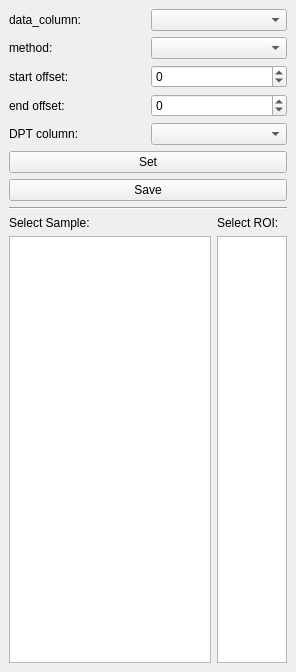
<?xml version="1.0" encoding="UTF-8"?>
<ui version="4.0">
 <class>ControlsDock</class>
 <widget class="QDockWidget" name="ControlsDock">
  <property name="geometry">
   <rect>
    <x>0</x>
    <y>0</y>
    <width>296</width>
    <height>672</height>
   </rect>
  </property>
  <property name="windowTitle">
   <string>Co&amp;ntrols</string>
  </property>
  <widget class="QWidget" name="dockWidgetContents">
   <layout class="QVBoxLayout" name="verticalLayout_3">
    <item>
     <layout class="QHBoxLayout" name="horizontalLayout">
      <item>
       <widget class="QLabel" name="label">
        <property name="text">
         <string>data_column: </string>
        </property>
       </widget>
      </item>
      <item>
       <widget class="ComboBox" name="comboBox_data_column">
        <property name="toolTip">
         <string>data column from which stimulus periods will be extracted</string>
        </property>
       </widget>
      </item>
     </layout>
    </item>
    <item>
     <layout class="QHBoxLayout" name="horizontalLayout_2">
      <item>
       <widget class="QLabel" name="label_2">
        <property name="text">
         <string>method: </string>
        </property>
       </widget>
      </item>
      <item>
       <widget class="ComboBox" name="comboBox_method">
        <property name="toolTip">
         <string>method for creating the tuning curve</string>
        </property>
       </widget>
      </item>
     </layout>
    </item>
    <item>
     <layout class="QHBoxLayout" name="horizontalLayout_3">
      <item>
       <widget class="QLabel" name="label_3">
        <property name="text">
         <string>start offset:</string>
        </property>
       </widget>
      </item>
      <item>
       <widget class="QSpinBox" name="spinBox_start_offset">
        <property name="toolTip">
         <string>start offset</string>
        </property>
        <property name="minimum">
         <number>-1000</number>
        </property>
        <property name="maximum">
         <number>1000</number>
        </property>
       </widget>
      </item>
     </layout>
    </item>
    <item>
     <layout class="QHBoxLayout" name="horizontalLayout_4">
      <item>
       <widget class="QLabel" name="label_4">
        <property name="text">
         <string>end offset:</string>
        </property>
       </widget>
      </item>
      <item>
       <widget class="QSpinBox" name="spinBox_end_offset">
        <property name="toolTip">
         <string>end offset</string>
        </property>
        <property name="minimum">
         <number>-1000</number>
        </property>
        <property name="maximum">
         <number>1000</number>
        </property>
       </widget>
      </item>
     </layout>
    </item>
    <item>
     <layout class="QHBoxLayout" name="horizontalLayout_5">
      <item>
       <widget class="QLabel" name="label_5">
        <property name="text">
         <string>DPT column: </string>
        </property>
       </widget>
      </item>
      <item>
       <widget class="ComboBox" name="comboBox_DPT_column">
        <property name="toolTip">
         <string>data to show in the datapoint tracer</string>
        </property>
       </widget>
      </item>
     </layout>
    </item>
    <item>
     <widget class="QPushButton" name="pushButton_set">
      <property name="text">
       <string>Set</string>
      </property>
     </widget>
    </item>
    <item>
     <widget class="QPushButton" name="pushButton_save">
      <property name="text">
       <string>Save</string>
      </property>
     </widget>
    </item>
    <item>
     <widget class="Line" name="line">
      <property name="orientation">
       <enum>Qt::Horizontal</enum>
      </property>
     </widget>
    </item>
    <item>
     <layout class="QHBoxLayout" name="horizontalLayout_6">
      <item>
       <layout class="QVBoxLayout" name="verticalLayout_2">
        <item>
         <widget class="QLabel" name="label_6">
          <property name="text">
           <string>Select Sample:</string>
          </property>
         </widget>
        </item>
        <item>
         <widget class="ListWidget" name="listWidget_samples"/>
        </item>
       </layout>
      </item>
      <item>
       <layout class="QVBoxLayout" name="verticalLayout">
        <item>
         <widget class="QLabel" name="label_7">
          <property name="text">
           <string>Select ROI:</string>
          </property>
         </widget>
        </item>
        <item>
         <widget class="ListWidget" name="listWidget_rois">
          <property name="maximumSize">
           <size>
            <width>100</width>
            <height>16777215</height>
           </size>
          </property>
         </widget>
        </item>
       </layout>
      </item>
     </layout>
    </item>
   </layout>
  </widget>
 </widget>
 <customwidgets>
  <customwidget>
   <class>ComboBox</class>
   <extends>QComboBox</extends>
   <header>....pyqtgraphCore.widgets.ComboBox</header>
  </customwidget>
  <customwidget>
   <class>ListWidget</class>
   <extends>QListWidget</extends>
   <header>....pyqtgraphCore.widgets.ListWidget</header>
  </customwidget>
 </customwidgets>
 <tabstops>
  <tabstop>comboBox_data_column</tabstop>
  <tabstop>comboBox_method</tabstop>
  <tabstop>spinBox_start_offset</tabstop>
  <tabstop>spinBox_end_offset</tabstop>
  <tabstop>comboBox_DPT_column</tabstop>
  <tabstop>pushButton_set</tabstop>
  <tabstop>listWidget_samples</tabstop>
  <tabstop>listWidget_rois</tabstop>
 </tabstops>
 <resources/>
 <connections/>
</ui>
